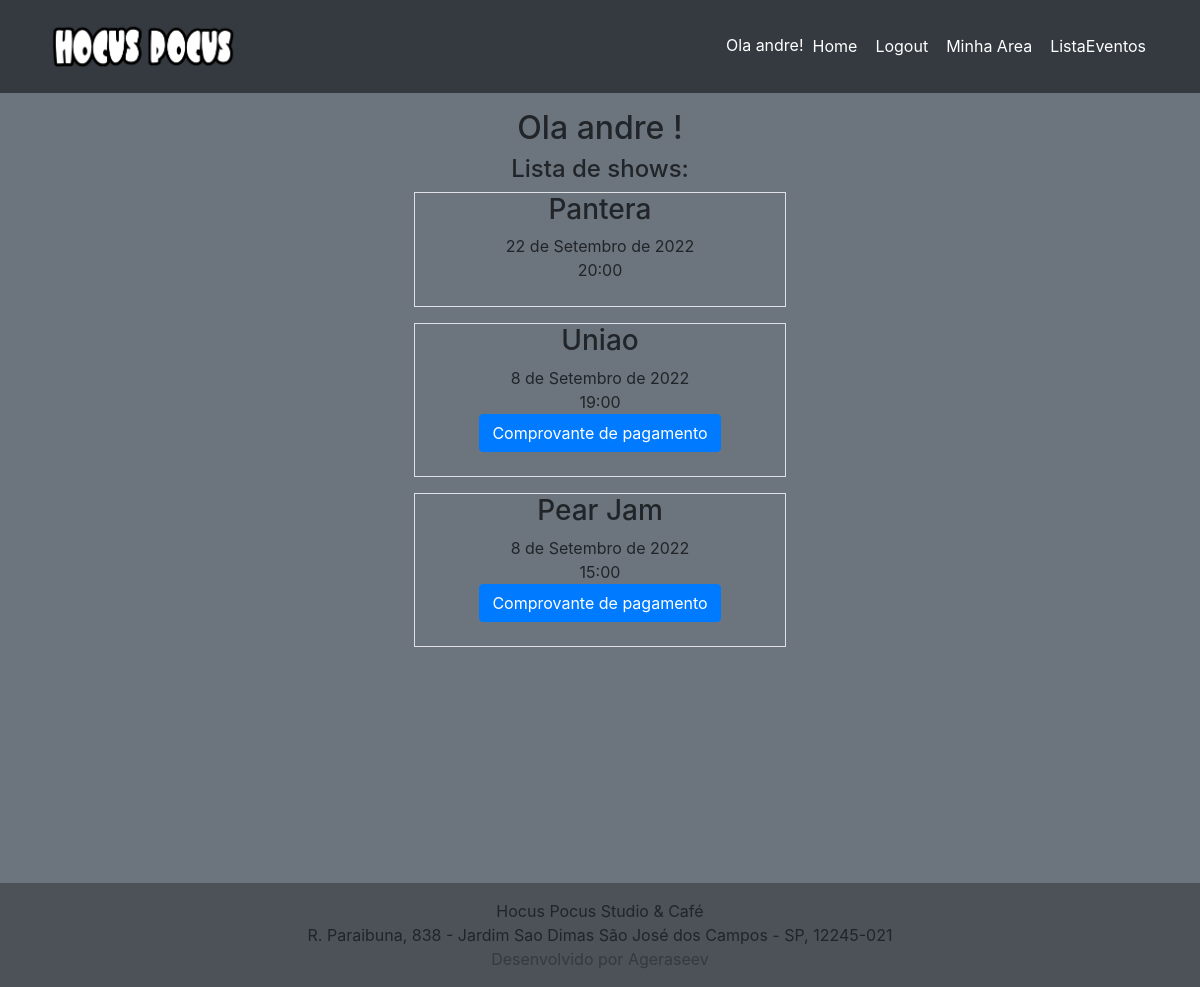
The page /dashboard (signed in) on the database its author committed.
### show/models.py (models this page shows, shortened)
class NomeLista(models.Model):
    sem_registro = models.ForeignKey(UsuarioSemRegistro, on_delete=models.CASCADE, blank=True, null= True)
    roqueiro = models.ForeignKey(Usuario, on_delete=models.CASCADE, blank=True, null= True)
    pagamento = models.BooleanField(default=False)
    comprovante = models.ImageField(upload_to='static/comprovantes', blank=True)
    lista_reserva = models.ForeignKey(Show, on_delete=models.CASCADE, blank=True, null= True,)
    class Meta:
        unique_together = ('roqueiro', 'lista_reserva')

class Show(models.Model):
    titulo_show = models.CharField(max_length=100, )
    descricao_show = models.CharField(max_length=300)
    horario_do_show = models.CharField(max_length=100, null=True)
    data_do_show = models.DateField(null=True)
    banner = models.ImageField(upload_to='static/banners', blank=True)
    quadrado = models.ImageField(upload_to='static/banners', blank=True)
    publicada = models.BooleanField(default=False)
    pix = models.BooleanField(default=False)
    carrocel = models.BooleanField(default=False)
    def __str__(self):
        return self.titulo_show

### usuario/views.py (the view)
# urls.py: path('dashboard', dashboard, name='dashboard'),
def dashboard(request):
    if request.method == 'POST' and request.FILES['imagem']:
        id = request.POST['id']
        imagem = request.FILES['imagem']
        fss = FileSystemStorage()
        fss.save(imagem.name, imagem)
        recibo = NomeLista.objects.filter(id=id)
        recibo.update(comprovante=imagem)
        if request.user.is_authenticated:
            usuario = request.user.usuario.id
            show = NomeLista.objects.filter(roqueiro_id=usuario)
            dados = {
                'eventos': show
            }
        return render(request, 'dashboard.html', dados)
    else:
        if request.user.is_authenticated:
            usuario = request.user.usuario.id
            print(usuario)
            show = NomeLista.objects.filter(roqueiro_id=usuario)
            dados = {
                'eventos': show
            }
            return render(request, 'dashboard.html', dados)
        else:
            return redirect('home')

### templates/dashboard.html (shortened to what this page needs)
{% extends 'base.html' %}
{% load static %}
{% block content %}
<body>
<div class="container  mt-3 ">
<div class="row">
    <div class="col-sm "></div>
    <div class="col-sm text-center ">
        <h2> Ola {{ user.username }} ! </h2>
        <h4>Lista de shows:</h4>
    </div>
    <div class="col-sm ">
    </div>
</div>
    <div class="container ">
{% for evento in eventos %}
    <div class="row mb-3 ">
    <div class="col-sm ">
    </div>
        <div class="col-sm text-center border ">
<h3>{{ evento.lista_reserva.titulo_show }}</h3>
{{ evento.lista_reserva.data_do_show }}<br>
{{ evento.lista_reserva.horario_do_show }}<br>
{% if evento.lista_reserva.pix %}
<button type="button" class="btn btn-primary mb-4" data-toggle="modal" data-target="#botao{{ evento.lista_reserva.id }}">
  Comprovante de pagamento
</button>
{% else %}
<div class = "mb-4"> </div>
{% endif %}
        </div>
        <div class="col-sm ">
    </div>
    <br>
    </div>
{% endfor %}
{% for evento in eventos %}
<div class="modal fade" id="botao{{ evento.lista_reserva.id }}" tabindex="-1" role="dialog" aria-labelledby="{{ evento.lista_reserva }}Label" aria-hidden="true">
  <div class="modal-dialog" role="document">
    <div class="modal-content">
      <div class="modal-body ">
<div class="container ">
        <div class="text center">
          </div>
        </div>
     </div>
    </div>
  </div>
</div>
</div>
{% endfor %}
{% endblock %}

### templates/partials/_head.html (shortened to what this page needs)
{% load static %}
  <nav class="navbar navbar-expand-lg navbar-dark bg-dark " >
    <div class="container">
    <a class="navbar-brand " href="{% url 'home' %}" ><img src="{% static 'LogoHocus.png' %}" class="img-fluid " width="200"  ></a>
      <div class="collapse navbar-collapse"  id="navbarSupportedContent">
        <ul class="navbar-nav ml-auto" style="text-align: center">
            {% if user.is_authenticated %}
            <li class="nav-item badge-dark mt-2"> Ola {{ user.username }}! </li>
          <li class="nav-item active ">
            <a class="nav-link btn  btn-dark " href="{% url 'home' %}">Home </a>
          </li>
            <li class="nav-item active">
              <a class="nav-link btn  btn-dark " href="{% url 'logout' %}">Logout</a></li>
              <li class="nav-item active">
                <a class="nav-link btn  btn-dark " href="{% url 'dashboard' %}">Minha Area</a></li>
          {% endif %}
          {% if request.user.is_staff %}
          <li class="nav-item active ">
            <a class="nav-link btn btn-dark" href="{% url 'listaevento' %}">ListaEventos</a></li>
          {% endif %}
        </ul>
      </div>
    </div>
  </nav>

### static/css/footer.css (style rules this page uses)
html, body { height: 100%; margin: 0; }

### rows shown on the page
NomeLista: lista_reserva.titulo_show "Pantera", lista_reserva.data_do_show "22 de Setembro de 2022", lista_reserva.horario_do_show "20:00"
NomeLista: lista_reserva.titulo_show "Uniao", lista_reserva.data_do_show "8 de Setembro de 2022", lista_reserva.horario_do_show "19:00"
NomeLista: lista_reserva.titulo_show "Pear Jam", lista_reserva.data_do_show "8 de Setembro de 2022", lista_reserva.horario_do_show "15:00"

### other values the page prints
{{ user.username }} "andre"
